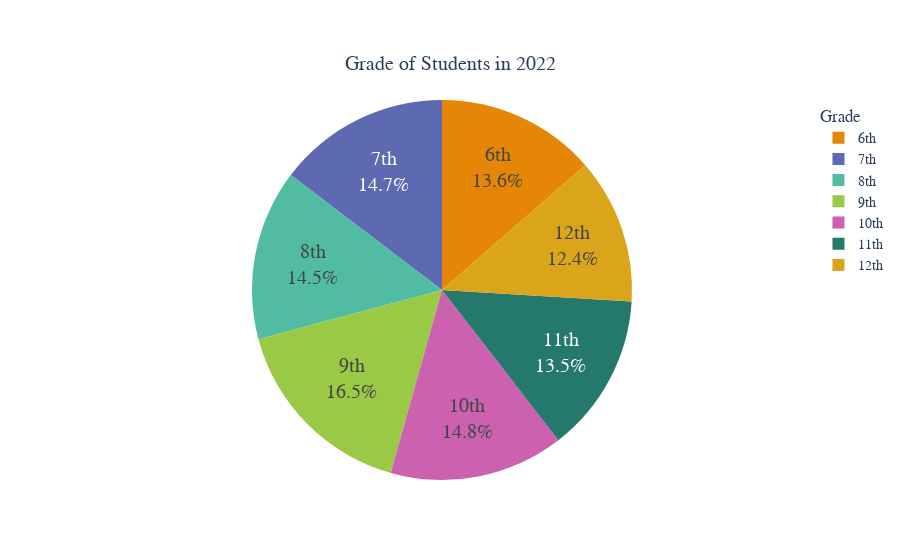

This figure's notebook cell:
### Code cell
#A pie graph that shows grade of the students. This will allow for seeing if the sample set is distributed fairly - Bhoomika

gradeData = [op.countOf(NYTS2022['Grade_of_Student'], '6th'),
        op.countOf(NYTS2022['Grade_of_Student'], '7th'), 
        op.countOf(NYTS2022['Grade_of_Student'], '8th'),
        op.countOf(NYTS2022['Grade_of_Student'], '9th'),
        op.countOf(NYTS2022['Grade_of_Student'], '10th'),
        op.countOf(NYTS2022['Grade_of_Student'], '11th'),
        op.countOf(NYTS2022['Grade_of_Student'], '12th')]

labels = ['6th', '7th', '8th', '9th', '10th', '11th', '12th']

color_discrete_sequence = px.colors.qualitative.Vivid


fig = go.Figure(data=[go.Pie(labels=labels, values=gradeData, sort=False, pull=[0, 0, 0, 0, 0])])
fig.update_layout(
    title={
        'text': "Grade of Students in 2022",
        'y':0.9,
        'x':0.5,
        'xanchor': 'center',
        'yanchor': 'top'},
        legend_title="Grade",
    font=dict(family='SOURCE SANS PRO', size=14)
)

fig.update_traces(hoverinfo='label+value', textinfo='label+percent', textfont_size=20,
                  marker=dict(colors=color_discrete_sequence))

fig.show()

### Figure 1 — Plotly figure (JSON) as saved in the notebook; plotly's stock layout.template omitted (floating-point values rounded to 4 significant figures)
{"data": [{"hoverinfo": "label+value", "labels": ["6th", "7th", "8th", "9th", "10th", "11th", "12th"], "marker": {"colors": ["rgb(229, 134, 6)", "rgb(93, 105, 177)", "rgb(82, 188, 163)", "rgb(153, 201, 69)", "rgb(204, 97, 176)", "rgb(36, 121, 108)", "rgb(218, 165, 27)", "rgb(47, 138, 196)", "rgb(118, 78, 159)", "rgb(237, 100, 90)", "rgb(165, 170, 153)"]}, "pull": [0, 0, 0, 0, 0], "sort": false, "textfont": {"size": 20}, "textinfo": "label+percent", "type": "pie", "values": [3828, 4127, 4086, 4641, 4179, 3814, 3484]}], "layout": {"font": {"family": "SOURCE SANS PRO", "size": 14}, "legend": {"title": {"text": "Grade"}}, "title": {"text": "Grade of Students in 2022", "x": 0.5, "xanchor": "center", "y": 0.9, "yanchor": "top"}}}
